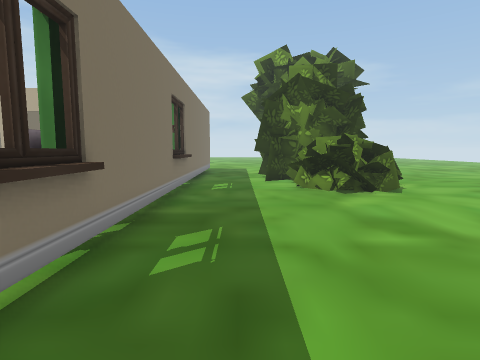
View 1 (above)

19 first-person views from a walk through a 3-D level made in the Unity game engine. The camera is 1.5 m above the floor, tilts 6° down and sees 80° across. The floor is counted in squares, 1 m on a side. Each view is taken from the middle of a square. On the plan, view 1 faces up. The plan holds only what a view shows up to about 14 squares ahead; the rest is blank. The place goes on beyond the plan. The player character is not drawn. Door leaves are left out, so doorways stand open.

View 2
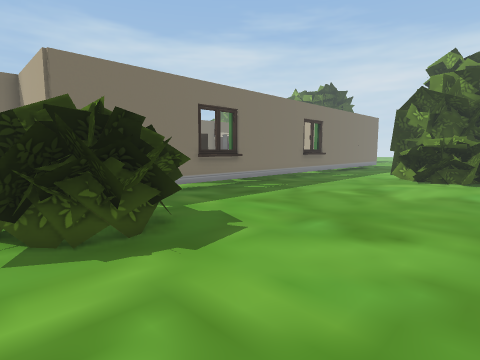

View 3
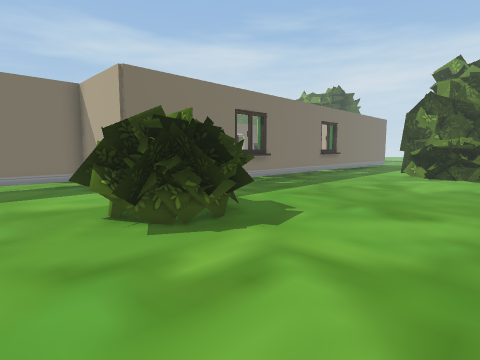

View 4
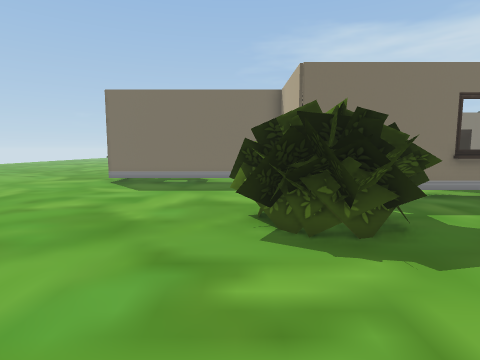

View 5
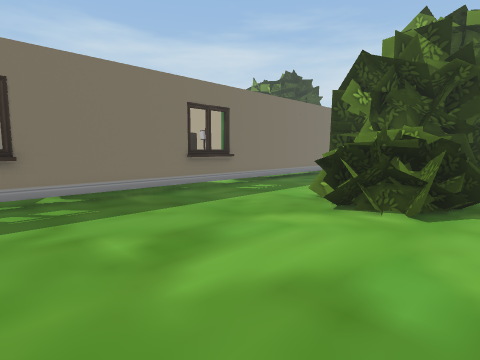

View 6
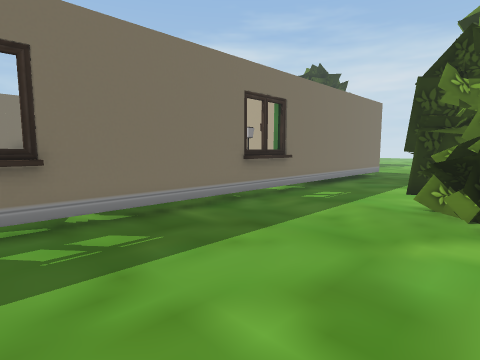

View 7
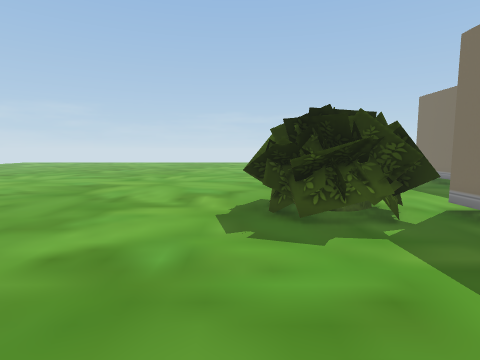

View 8
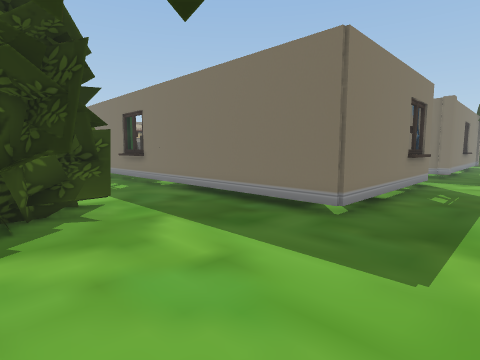

View 9
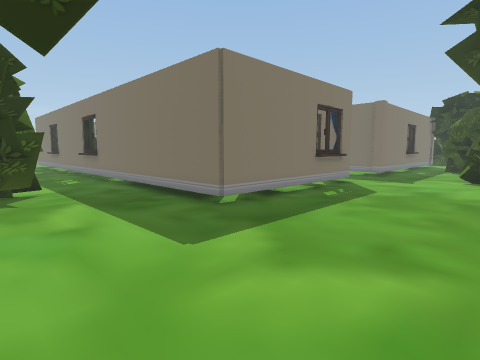

View 10
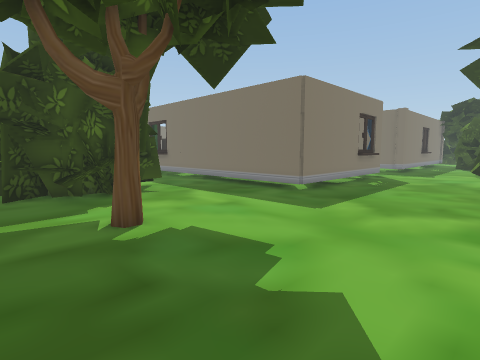

View 11
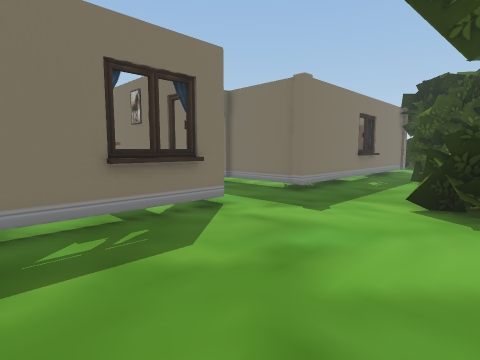

View 12
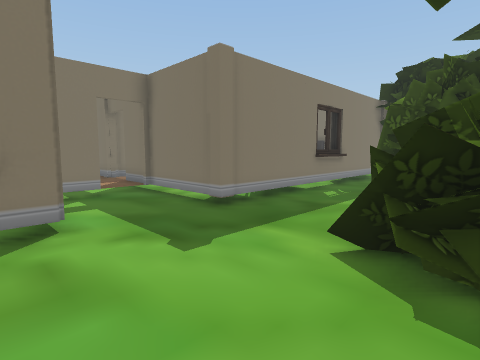

View 13
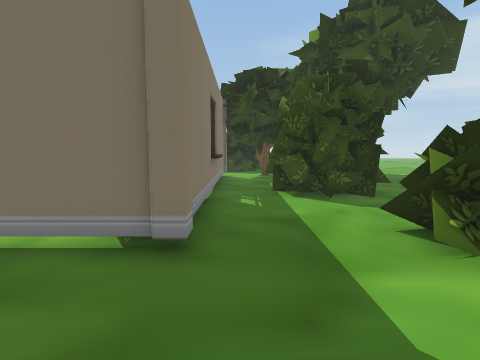

View 14
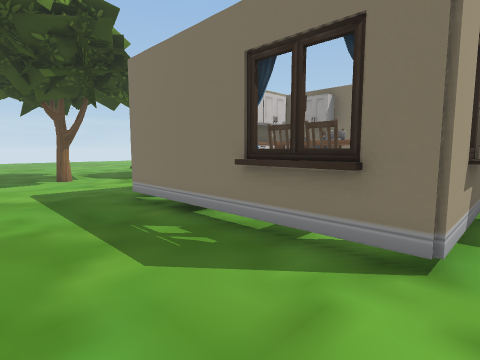

View 15
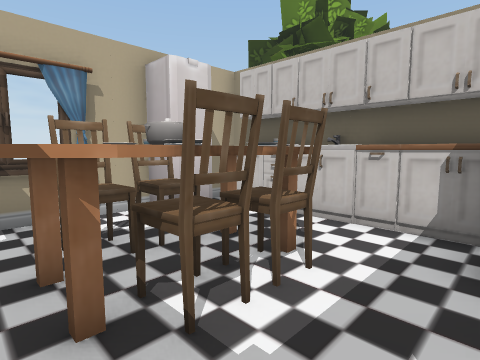

View 16
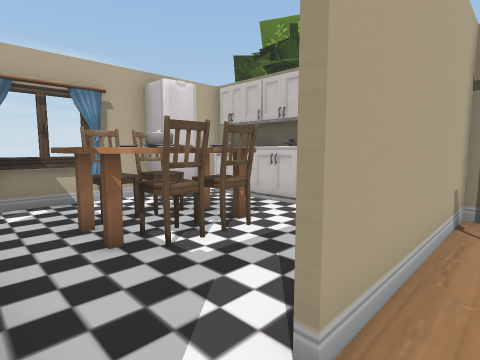

View 17
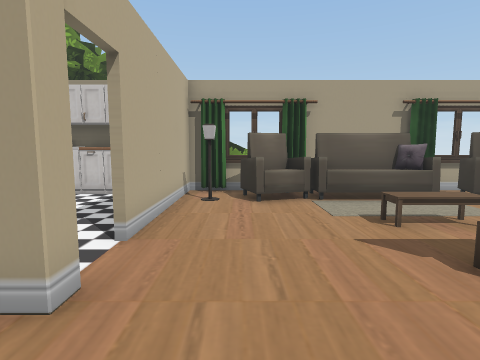

View 18
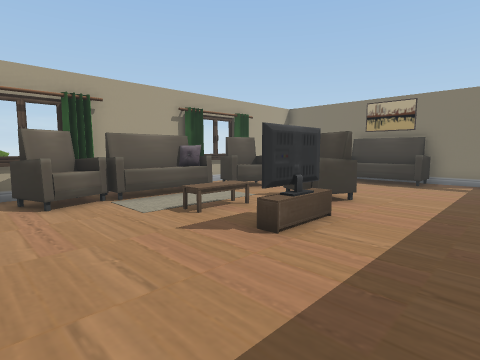

View 19
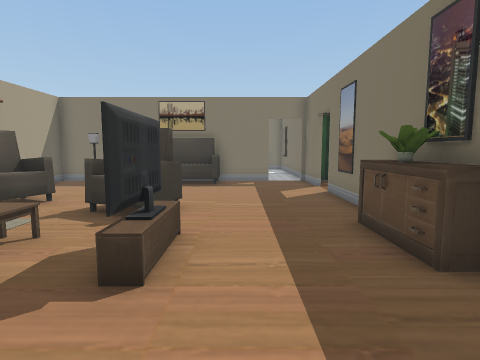

### Floor plan
Key: @ floor where view 1 was taken; # wall or solid block; . main floor; : floor 0.25 m higher than the main floor; D open door; = window, fence, low wall or low ledge; ^ raised ledge; T thing the floor can be seen under or through; O other object.
Columns run from 27 left of view 1 to 7 right of it. Each row starts with its distance up from view 1.
 27    O  OO.     #=..... . ......... .
 26    O  OOO..####...................
 25 O      OO...###....................
 24 O     OOO..........................
 23 OO ...OO...........................
 22    ................................
 21     #########O...#########.....OO..
 20       ::     T...#    O#O#........
 19             :T...#:OOO::O#........
 18             :T...#OO OO:O#....##..
 17             :DD###OOOO :O#...#####
 16             :#:: #:OOOO:O#..######
 15              D:  #::::::O#..### ##
 14              D   #::::# O#..######
 13             #O  :O:#######...^# ##
 12               : :::::::O##...#####.
 11               :::::::::O##....###=.
 10               ::::::::OOO#....###..
  9               :::::::::OO#.........
  8              #:::#::O  OO#.........
  7              #:::#::O  OO#.........
  6              #:::#::O  OO#.........
  5              #::::O::::OO#.........
  4              #::::OOO:OO:#........
  3              #::::OO::OO:#.........
  2              #:::::  :OO:#........
  1              #:::::   :  #.........
  0              D::::::  :: #.@.......
 -1             :D:::OOOO  ::#..O......
 -2             :#:::OOO   O:#OOOO.....
 -3             #DD####  #####OOOOO....
 -4                    ::#.... OOO.....
 -5                    : #.....OOO.....
 -6                    ::#.............
 -7                      #.............

Where each view was taken, in squares from view 1:
view 1: 0 up, 0 right, facing up
view 2: 5 down, 7 right, facing up-left
view 3: 7 down, 7 right, facing up-left
view 4: 5 down, 7 right, facing left
view 5: 3 up, 7 right, facing up-left
view 6: 3 up, 4 right, facing up-left
view 7: 4 up, 3 right, facing down
view 8: 24 up, 4 right, facing down-left
view 9: 27 up, 3 right, facing down-left
view 10: 27 up, 7 right, facing down-left
view 11: 27 up, 5 left, facing down-left
view 12: 27 up, 9 left, facing down-left
view 13: 22 up, 10 left, facing left
view 14: 25 up, 11 left, facing down-right
view 15: 14 up, 9 left, facing up-right
view 16: 12 up, 10 left, facing up-right
view 17: 11 up, 13 left, facing right
view 18: 12 up, 13 left, facing down-right
view 19: 11 up, 11 left, facing down
